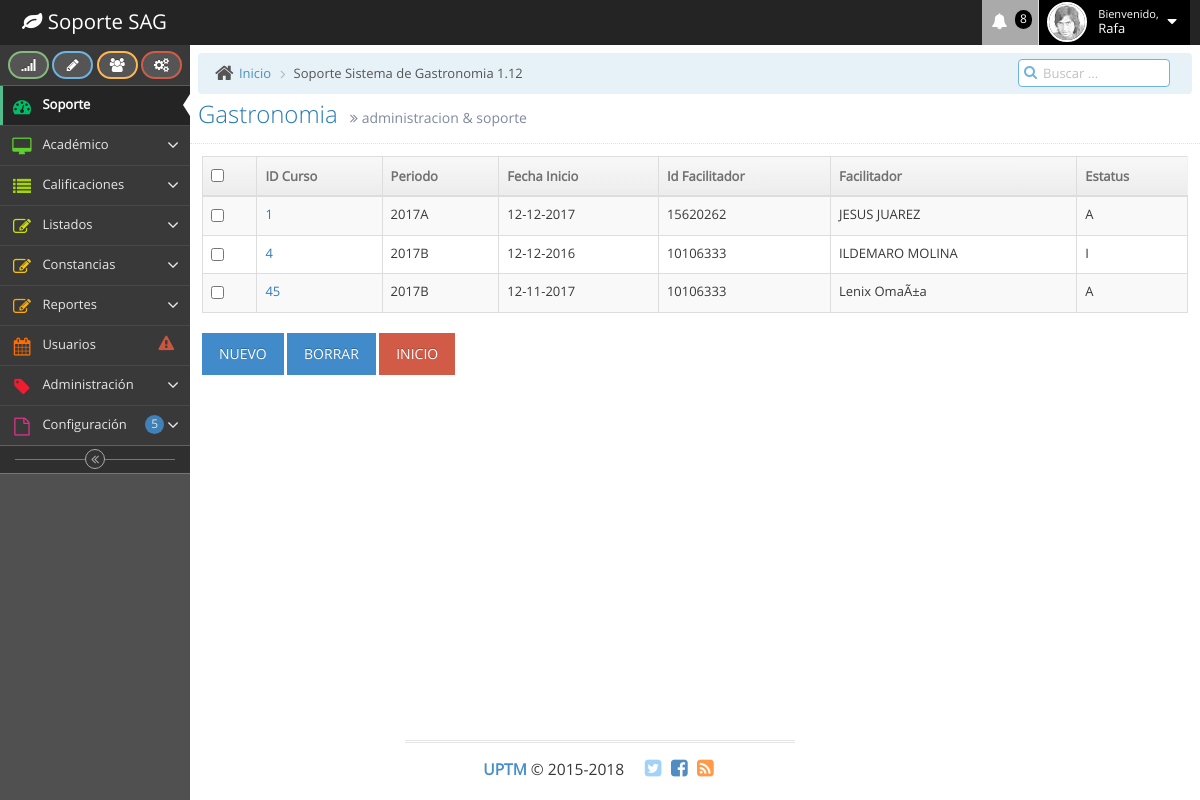
The page /listacursos.php on the database its author committed.
### tables this page shows
CREATE TABLE `cursos` (
  `idcurso` int(11) NOT NULL,
  `periodo` varchar(25) NOT NULL,
  `fechacurso` varchar(25) NOT NULL,
  `idfacilitador` varchar(50) NOT NULL,
  `nombrefac` varchar(80) NOT NULL,
  `estatus` varchar(50) NOT NULL
);

### listacursos.php (the view, shortened to what this page needs)
<?php
	$consulta = "SELECT * FROM cursos";
	$resultado = mysql_query($consulta) or die(mysql_error());
?>
<!DOCTYPE html>
<html lang="en">
	<head>
		<link rel="stylesheet" href="assets/css/bootstrap.min.css" />
		<link rel="stylesheet" href="assets/font-awesome/4.5.0/css/font-awesome.min.css" />
    <link rel="stylesheet" href="assets/css/jquery.fancybox.css">
    <link rel="stylesheet" href="assets/css/main.css">
		<link rel="stylesheet" href="assets/css/ace.min.css" class="ace-main-stylesheet" id="main-ace-style" />
		<link rel="stylesheet" href="assets/css/ace-skins.min.css" />
		<link rel="stylesheet" href="assets/css/ace-rtl.min.css" />
	</head>
	<body class="skin-2">
		<div id="navbar" class="navbar navbar-default          ace-save-state">
			<div class="navbar-container ace-save-state" id="navbar-container">
				<div class="navbar-header pull-left">
					<a href="index.php" class="navbar-brand">
						<small>
							<i class="fa fa-leaf"></i>
							Soporte SAG
						</small>
					</a>
				</div>
				<div class="navbar-buttons navbar-header pull-right" role="navigation">
					<ul class="nav ace-nav">
					  <li class="purple dropdown-modal">
							<a data-toggle="dropdown" class="dropdown-toggle" href="#">
								<i class="ace-icon fa fa-bell icon-animated-bell"></i>
								<span class="badge badge-important">8</span>
							</a>
					  </li>
						<li class="light-blue dropdown-modal">
							<a data-toggle="dropdown" href="#" class="dropdown-toggle">
								<img class="nav-user-photo" src="assets/images/avatars/user.jpg" alt="Jason's Photo" />
								<span class="user-info">
									<small>Bienvenido,</small>
									Rafa
								</span>
								<i class="ace-icon fa fa-caret-down"></i>
							</a>
					  </li>
				  </ul>
				</div>
			</div>
		</div>
		<div class="main-container ace-save-state" id="main-container">
			<div id="sidebar" class="sidebar                  responsive                    ace-save-state">
				<div class="sidebar-shortcuts" id="sidebar-shortcuts">
					<div class="sidebar-shortcuts-large" id="sidebar-shortcuts-large">
						<button class="btn btn-success">
							<i class="ace-icon fa fa-signal"></i>
						</button>
						<button class="btn btn-info">
							<i class="ace-icon fa fa-pencil"></i>
						</button>
						<button class="btn btn-warning">
							<i class="ace-icon fa fa-users"></i>
						</button>
						<button class="btn btn-danger">
							<i class="ace-icon fa fa-cogs"></i>
						</button>
					</div>
				</div>
				<ul class="nav nav-list">
					<li class="active">
						<a href="error404.php">
							<i class="menu-icon fa fa-tachometer"></i>
							<span class="menu-text"> Soporte </span>
						</a>
					</li>
					<li class="">
						<a href="#" class="dropdown-toggle">
							<i class="menu-icon fa fa-desktop"></i>
							<span class="menu-text">
								Académico
							</span>
							<b class="arrow fa fa-angle-down"></b>
						</a>
					</li>
					<li class="">
						<a href="listanotasfil.php" class="dropdown-toggle">
							<i class="menu-icon fa fa-list"></i>
							<span class="menu-text"> Calificaciones </span>
							<b class="arrow fa fa-angle-down"></b>
						</a>
					</li>
					<li class="">
						<a href="#" class="dropdown-toggle">
							<i class="menu-icon fa fa-pencil-square-o"></i>
							<span class="menu-text"> Listados </span>
							<b class="arrow fa fa-angle-down"></b>
						</a>
					</li>
<li class="">
						<a href="#" class="dropdown-toggle">
							<i class="menu-icon fa fa-pencil-square-o"></i>
									<span class="menu-text"> Constancias </span>
							<b class="arrow fa fa-angle-down"></b>
						</a>
					</li>
                    <li class="">
						<a href="#" class="dropdown-toggle">
							<i class="menu-icon fa fa-pencil-square-o"></i>
									<span class="menu-text"> Reportes </span>
							<b class="arrow fa fa-angle-down"></b>
						</a>
					</li>
				  <li class="">
						<a href="listausuarios.php">
							<i class="menu-icon fa fa-calendar"></i>
							<span class="menu-text">
								Usuarios
							<span class="badge badge-transparent tooltip-error" title="2 Important Events">
									<i class="ace-icon fa fa-exclamation-triangle red bigger-130"></i>
								</span>
							</span>
						</a>
					</li>
					<li class="">
						<a href="#" class="dropdown-toggle">
							<i class="menu-icon fa fa-tag"></i>
							<span class="menu-text"> Administración </span>
							<b class="arrow fa fa-angle-down"></b>
						</a>
					</li>
					<li class="">
						<a href="error-404.html" class="dropdown-toggle">
							<i class="menu-icon fa fa-file-o"></i>
							<span class="menu-text">
								Configuración
							<span class="badge badge-primary">5</span>
							</span>
							<b class="arrow fa fa-angle-down"></b>
						</a>
					</li>
				</ul>
				<div class="sidebar-toggle sidebar-collapse" id="sidebar-collapse">
					<i id="sidebar-toggle-icon" class="ace-icon fa fa-angle-double-left ace-save-state" data-icon1="ace-icon fa fa-angle-double-left" data-icon2="ace-icon fa fa-angle-double-right"></i>
				</div>
			</div>
			<div class="main-content">
				<div class="main-content-inner">
				  <div class="breadcrumbs ace-save-state" id="breadcrumbs">
						<ul class="breadcrumb">
							<li>
								<i class="ace-icon fa fa-home home-icon"></i>
								<a href="#">Inicio</a>
							</li>
							<li class="active">Soporte Sistema de Gastronomia 1.12</li>
						</ul>
						<div class="nav-search" id="nav-search">
							<form class="form-search">
								<span class="input-icon">
									<input type="text" placeholder="Buscar ..." class="nav-search-input" id="nav-search-input" autocomplete="off" />
									<i class="ace-icon fa fa-search nav-search-icon"></i>
								</span>
							</form>
						</div>
					</div>
						<div class="page-header">
							<h1>
								Gastronomia
								<small>
									<i class="ace-icon fa fa-angle-double-right"></i>
									administracion &amp; soporte
								</small>
						  </h1>
				  </div>
						<div class="row">
							<div class="col-xs-12">
								<div class="col-xs-12">
      <section id="main-content">
          <section class="wrapper">
          	<div class="row mt">
          		<div class="col-lg-12">
                  <div class="form-panel">
								<div class="module-body table">
									<form name="form" method="post" action="">
										<table cellpadding="0" cellspacing="0" border="0" class="table table-striped table-bordered table-hover dataTable no-footer" width="100%">
											<thead>
												<tr>
													<th class="cell-check"><input type="checkbox" class="inbox-checkbox" name="chkall" onclick="markall(this.form)"></th>
													<th>ID Curso</th>
													<th>Periodo</th>
													<th>Fecha Inicio</th>
													<th>Id Facilitador</th>
													<th>Facilitador</th>
													<th>Estatus</th>
												</tr>
											</thead>
											<tbody>
												<?php
												while($fila = mysql_fetch_assoc($resultado)){
												?>
												<tr class="odd gradeX">
													<td class="cell-check"><input type="checkbox" class="inbox-checkbox " name="chk" value="<?php echo $fila["idcurso"]; ?>"></td>
            							<td><a href="edicioncursos.php?i=<?php echo $fila["idcurso"] ?>"><?php echo $fila["idcurso"] ?></a></td>
													<td><?php echo $fila["periodo"] ?></td>
													<td><?php echo $fila["fechacurso"] ?></td>
													<td><?php echo $fila["idfacilitador"] ?></td>
													<td><?php echo $fila["nombrefac"] ?></td>
													<td><?php echo $fila["estatus"] ?></td>
												</tr>
												<?php
												}
												?>
											</tbody>
										</table>
									</form>
								</div>
							</div>
							<a class="btn btn-primary" href="edicioncursos.php">Nuevo</a>
							<a class="btn btn-primary" href="javascript:remove(this.form, 'listacursos.php')">Borrar</a>
							<a href="index.php" class="btn btn-danger">Inicio</a>
						<br/>
          		</div>
          	</div>
		</section>
								</div>
							</div>
						</div>
			  </div>
				</div>
			</div>
			<div class="footer">
				<div class="footer-inner">
					<div class="footer-content">
						<span class="bigger-120">
							<span class="blue bolder">UPTM</span>
							 &copy; 2015-2018
						</span>
						<span class="action-buttons">
							<a href="#">
								<i class="ace-icon fa fa-twitter-square light-blue bigger-150"></i>
							</a>
							<a href="#">
								<i class="ace-icon fa fa-facebook-square text-primary bigger-150"></i>
							</a>
							<a href="#">
								<i class="ace-icon fa fa-rss-square orange bigger-150"></i>
							</a>
						</span>
					</div>
				</div>
			</div>
	</body>
</html>

### assets/css/main.css (style rules this page uses)
body { background-color: #fff; font-family: 'Open Sans', sans-serif; line-height: 24px; font-size: 16px; color: #818181; }
a { -webkit-transition: all 0.3s ease-out 0s; -moz-transition: all 0.3s ease-out 0s; -ms-transition: all 0.3s ease-out 0s; -o-transition: all 0.3s ease-out 0s; transition: all 0.3s ease-out 0s; }
a, a:hover, a:focus, .btn:focus { text-decoration: none; outline: none; }
h1, h2, h3, h4, h5, h6, .h1, .h2, .h3, .h4, .h5, .h6 { font-family: 'Open Sans', sans-serif; color: #252525; }
.btn { border-radius: 0; border: 0; position: relative; text-transform: uppercase; }
.footer-content { width: 390px; margin: 0 auto; }

### rows shown on the page
cursos: idcurso "1", periodo "2017A", fechacurso "12-12-2017", idfacilitador "15620262", nombrefac "JESUS JUAREZ", estatus "A"
cursos: idcurso "4", periodo "2017B", fechacurso "12-12-2016", idfacilitador "10106333", nombrefac "ILDEMARO MOLINA", estatus "I"
cursos: idcurso "45", periodo "2017B", fechacurso "12-11-2017", idfacilitador "10106333", nombrefac "Lenix OmaÃ±a", estatus "A"
